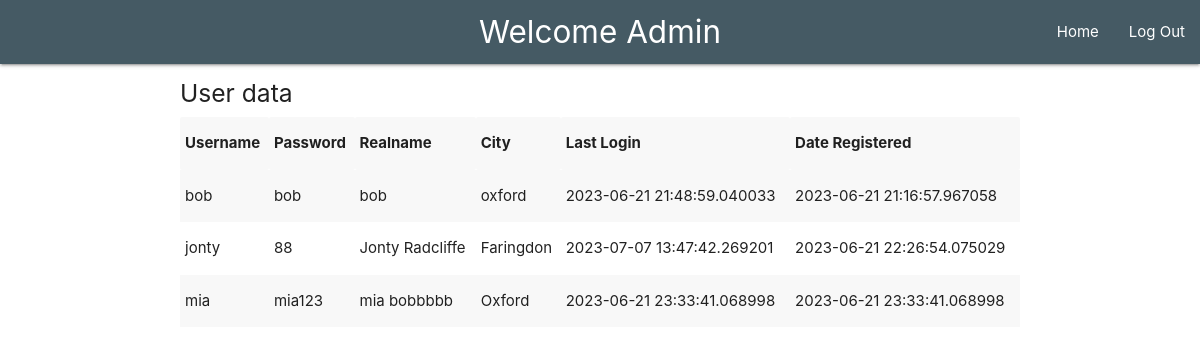
The page /admin (signed in) on the database its author committed.
### tables this page shows
CREATE TABLE users
            ([username] TEXT PRIMARY KEY,
            [password] TEXT,
            [real_name] TEXT,
            [city] TEXT,
            [last_login] DATETIME,
            [account_creation_date] DATETIME);

### app.py (the view)
@app.route("/admin")
def admin():
    try:
        session["username"] == "admin"
        return render_template("logindata.html", accounts = fetch_db())
    except:
        return redirect(url_for("login"))

### app.py (called while the page is built)
def fetch_db():
    conn = sqlite3.connect("userdata.db")
    cur = conn.cursor()
    cur.execute(f"SELECT * FROM users")
    value = cur.fetchall()
    return value

### templates/logindata.html (shortened to what this page needs)
<!DOCTYPE html>
<html lang="en">
<head>
    <link rel="stylesheet" href="https://cdnjs.cloudflare.com/ajax/libs/materialize/1.0.0/css/materialize.min.css">
</head>
<body>
    <nav>
        <div class="nav-wrapper blue-grey darken-2">
            <a href="" class="brand-logo center">Welcome Admin</a>
            <ul class="right">
                <li><a href="/">Home</a></li>
                <li><a href="/logout">Log Out</a></li>
            </ul>
        </div>
    </nav>
    <div class="container">
        <h5>User data</h5>
        <table class="striped">
            <thread>
                <tr>
                    <th>Username</th>
                    <th>Password</th>
                    <th>Realname</th>
                    <th>City</th>
                    <th>Last Login</th>
                    <th>Date Registered</th>
                </tr>
            </thread>
            <tbody>
                {% for object in accounts %}
                <tr>
                    <td>{{object[0]}}</td>
                    <td>{{object[1]}}</td>
                    <td>{{object[2]}}</td>
                    <td>{{object[3]}}</td>
                    <td>{{object[4]}}</td>
                    <td>{{object[5]}}</td>
                </tr>
                {% endfor %}
            </tbody>
        </table>
    </div>
</body>
</html>

### rows shown on the page
users: username "bob", password "bob", real_name "bob", city "oxford", last_login "2023-06-21 21:48:59.040033", account_creation_date "2023-06-21 21:16:57.967058"
users: username "jonty", password "88", real_name "Jonty Radcliffe", city "Faringdon", last_login "2023-07-07 13:47:42.269201", account_creation_date "2023-06-21 22:26:54.075029"
users: username "mia", password "mia123", real_name "mia bobbbbb", city "Oxford", last_login "2023-06-21 23:33:41.068998", account_creation_date "2023-06-21 23:33:41.068998"
